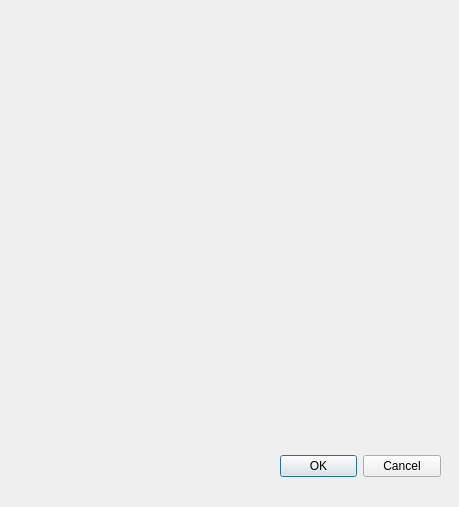
<?xml version="1.0" encoding="UTF-8"?>
<ui version="4.0">
 <class>Dialog</class>
 <widget class="QDialog" name="Dialog">
  <property name="geometry">
   <rect>
    <x>0</x>
    <y>0</y>
    <width>459</width>
    <height>507</height>
   </rect>
  </property>
  <property name="windowTitle">
   <string>Dialog</string>
  </property>
  <widget class="QDialogButtonBox" name="buttonBox">
   <property name="geometry">
    <rect>
     <x>280</x>
     <y>450</y>
     <width>161</width>
     <height>32</height>
    </rect>
   </property>
   <property name="orientation">
    <enum>Qt::Horizontal</enum>
   </property>
   <property name="standardButtons">
    <set>QDialogButtonBox::Cancel|QDialogButtonBox::Ok</set>
   </property>
  </widget>
 </widget>
 <resources/>
 <connections>
  <connection>
   <sender>buttonBox</sender>
   <signal>accepted()</signal>
   <receiver>Dialog</receiver>
   <slot>accept()</slot>
   <hints>
    <hint type="sourcelabel">
     <x>248</x>
     <y>254</y>
    </hint>
    <hint type="destinationlabel">
     <x>157</x>
     <y>274</y>
    </hint>
   </hints>
  </connection>
  <connection>
   <sender>buttonBox</sender>
   <signal>rejected()</signal>
   <receiver>Dialog</receiver>
   <slot>reject()</slot>
   <hints>
    <hint type="sourcelabel">
     <x>316</x>
     <y>260</y>
    </hint>
    <hint type="destinationlabel">
     <x>286</x>
     <y>274</y>
    </hint>
   </hints>
  </connection>
 </connections>
</ui>
